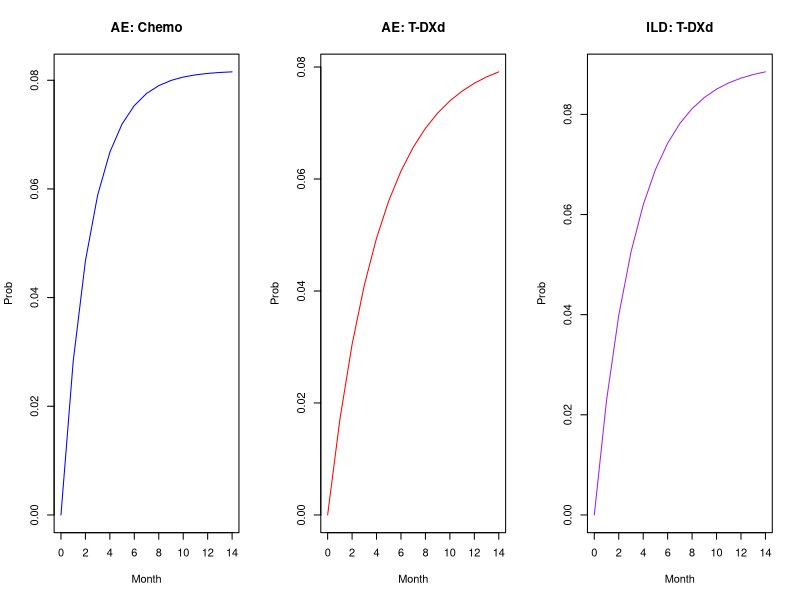

Write the R code that produced this figure.
# Authors: Created by Marcus Moen, MS and edited by James Dickersonm MD, MS.
# Oversight: Jeremy Goldhaber-Feibert, PhD and Fernando Alarid-Escobedo, PhD

# ---- Libraries and Options ----
options(scipen = 999)  # Avoid scientific notation
library(expm)          # Matrix exponentials
library(ggplot2)       # Plotting

#The target variables in line 161 are the values we are calibrating to. Change this if you want to change the calibration
#The sd corresponding to the targets is found at line 296

#Function for calculating the standard error of a survival curve given 
#number at risk, n_risk, number of deaths at each timestep, n_deaths, and the survival probabilities, surv_prob



# ---- Transition Matrix Generator ----

#' Generate Transition Matrices for 7-State Model
#' @param input_var Numeric vector of 9 parameters used in the model
#' @param calibrate Boolean, if TRUE uses fewer time steps for faster calibration
#' @return A list of two lists of transition matrices: one for chemo and one for T-DXd
transition_matrices_7state <- function(input_var, calibrate=T){
  # Extract rates and parameters from input
  r_pf2prog <- input_var[1]
  r_prog2death <- input_var[2]
  hr_pf2prog_chemo2tdxd <- input_var[3]
  gamma_chemo <- input_var[4]; alpha_chemo <- input_var[5]
  gamma_tdxd  <- input_var[6]; alpha_tdxd  <- input_var[7]
  gamma_ILD   <- input_var[8]; alpha_ILD   <- input_var[9]
  
  # Background mortality rates
  r_OC_death <- rep(c(0.000455117, 0.000667712, 0.000939403, 0.001487732, 0.002481213,
                      0.004368355, 0.008008381, 0.014505686, 0.024617632), each = 60)
  
  
  n <- if (calibrate) 40 else 121
  
  # Initialize vectors for AE and ILD rates
  Ft_chemo <- Ft_tdxd <- Ft_tdxd_ILD <- Ht_chemo <- Ht_tdxd <- Ht_tdxd_ILD <- c()
  r_AE <- r_AE_tdxd <- r_ILD <- r_ILD_tdxd <- c()
  
  for(t in 1:(n+1)){
    Ft_chemo <- append(Ft_chemo, alpha_chemo*(1-exp(-gamma_chemo*t)))
    Ft_tdxd <- append(Ft_tdxd, alpha_tdxd*(1-exp(-gamma_tdxd*t)))
    Ft_tdxd_ILD <- append(Ft_tdxd_ILD, alpha_ILD*(1-exp(-gamma_ILD*t)))
    
    Ht_chemo <- append(Ht_chemo, -log(1-Ft_chemo[t]))
    Ht_tdxd <- append(Ht_tdxd, -log(1-Ft_tdxd[t]))
    Ht_tdxd_ILD <- append(Ht_tdxd_ILD, -log(1-Ft_tdxd_ILD[t]))
    
    if(t > 1){
      r_AE <- append(r_AE, Ht_chemo[t]-Ht_chemo[t-1])
      r_AE_tdxd <- append(r_AE_tdxd, Ht_tdxd[t]-Ht_tdxd[t-1])
      r_ILD <- append(r_ILD, 0)
      r_ILD_tdxd <- append(r_ILD_tdxd, Ht_tdxd_ILD[t]-Ht_tdxd_ILD[t-1])
    }
  }
  
  
  # Hazard ratios for various transitions (may be modified later)
  hr_defaults <- rep(1, 7)
  names(hr_defaults) <- c("hr_pfAE2progAE", "hr_progAE2death", "hr_pfae2prog_chemo2tdxd",
                          "hr_pf2prog2death_chemo2tdxd", "hr_pfAE2progAE2death_chemo2tdxd",
                          "hr_pf2progILD_chemo2tdxd", "hr_pf2progILD2death_chemo2tdxd")
  
  
  with(as.list(hr_defaults), {
    # Adjusted rates for each treatment arm using hazard ratios
    r_pfAE2progAE <- r_pf2prog * hr_pfAE2progAE
    r_pf2progILD <- r_pf2prog * 0
    r_pf2progILD_death <- r_prog2death * 0
    r_progAE2death <- r_prog2death * hr_progAE2death
    
    r_pf2prog_tdxd <- r_pf2prog * hr_pf2prog_chemo2tdxd
    r_pfAE2progAE_tdxd <- r_pf2prog * hr_pfae2prog_chemo2tdxd
    r_prog2death_tdxd <- r_prog2death * hr_pf2prog2death_chemo2tdxd
    r_progAE2death_tdxd <- r_prog2death * hr_pfAE2progAE2death_chemo2tdxd
    r_pf2progILD_tdxd <- r_pf2prog * hr_pf2progILD_chemo2tdxd
    r_pf2progILD_death_tdxd <- r_prog2death * hr_pf2progILD2death_chemo2tdxd
    
    P_chemo <- list()
    P_tdxd <- list()
    
    for (t in 1:n) {
      # Generator matrix for chemo
      G_chemo <- matrix(c(
        -(r_pf2prog + r_OC_death[t] + r_AE[t] + r_ILD[t]), r_AE[t], r_ILD[t], r_pf2prog, 0, 0, r_OC_death[t],
        0, -(r_pfAE2progAE + r_OC_death[t]), 0, 0, r_pfAE2progAE, 0, r_OC_death[t],
        0, 0, -(r_pf2progILD + r_OC_death[t]), 0, 0, r_pf2progILD, r_OC_death[t],
        0, 0, 0, -(r_OC_death[t] + r_prog2death), 0, 0, r_OC_death[t] + r_prog2death,
        0, 0, 0, 0, -(r_OC_death[t] + r_progAE2death), 0, r_OC_death[t] + r_progAE2death,
        0, 0, 0, 0, 0, -(r_OC_death[t] + r_pf2progILD_death), r_OC_death[t] + r_pf2progILD_death,
        0, 0, 0, 0, 0, 0, 0),
        dimnames = list(c("PF", "PF_AE", "PF_ILD", "Prog", "Prog_AE", "Prog_ILD", "Death"),
                        c("PF", "PF_AE", "PF_ILD", "Prog", "Prog_AE", "Prog_ILD", "Death")),
        ncol = 7, byrow = TRUE)
      
      # Generator matrix for TDxd
      G_tdxd <- matrix(G_chemo, 
                       dimnames = list(c("PF", "PF_AE", "PF_ILD", "Prog", "Prog_AE", "Prog_ILD", "Death"),
                                       c("PF", "PF_AE", "PF_ILD", "Prog", "Prog_AE", "Prog_ILD", "Death")),
                       ncol = 7)
      G_tdxd[1, ] <- c(-(r_pf2prog_tdxd + r_OC_death[t] + r_AE_tdxd[t] + r_ILD_tdxd[t]), r_AE_tdxd[t], r_ILD_tdxd[t], r_pf2prog_tdxd, 0, 0, r_OC_death[t])
      G_tdxd[2, ] <- c(0, -(r_pfAE2progAE_tdxd + r_OC_death[t]), 0, 0, r_pfAE2progAE_tdxd, 0, r_OC_death[t])
      G_tdxd[3, ] <- c(0, 0, -(r_pf2progILD_tdxd + r_OC_death[t]), 0, 0, r_pf2progILD_tdxd, r_OC_death[t])
      G_tdxd[4, 4:7] <- c(-(r_OC_death[t] + r_prog2death_tdxd), 0, 0, r_OC_death[t] + r_prog2death_tdxd)
      G_tdxd[5, 5:7] <- c(-(r_OC_death[t] + r_progAE2death_tdxd), 0, r_OC_death[t] + r_progAE2death_tdxd)
      G_tdxd[6, 6:7] <- c(-(r_OC_death[t] + r_pf2progILD_death_tdxd), r_OC_death[t] + r_pf2progILD_death_tdxd)
      
      P_chemo[[t]] <- expm(G_chemo)
      P_tdxd[[t]] <- expm(G_tdxd)
    }
    
    return(list(P_chemo = P_chemo, P_tdxd = P_tdxd))
  })
}




# ---- Evaluation Function ----

#' Evaluate Parameter Fit to Target Values
#'
#' @param input_var Vector of model parameters (same 9 values as above)
#' @param target_var Named vector of calibration targets (median OS, PFS, AE rates)
#' @return Negative log-likelihood value for optimization
#' 
eval_variables_7state <- function(input_var, target_var = c(median_os_chemo = 16.8, 
                                                            median_pf_chemo = 5.1, 
                                                            median_os_tdxd = 23.4, 
                                                            median_pf_tdxd = 9.9, 
                                                            target_ae_tdxd_chemo = 0.081, 
                                                            target_ae_tdxd = 0.0757, 
                                                            target_ild_tdxd = 0.0863)){
  
  
  matrix_list <- transition_matrices_7state(input_var)
  A_chemo_list <- matrix_list$P_chemo
  A_tdxd_list <- matrix_list$P_tdxd
  
  
  
  # Initialize survival vectors
  s0_chemo <- s0_tdxd <- c(1, 0, 0, 0, 0, 0, 0)
  km_os_chemo <- km_pf_chemo <- km_os_tdxd <- km_pf_tdxd <- c()
  ae_chemo <- ae_tdxd <- ild_tdxd <- c(0)
  
  # Initialize at time 0
  km_os_chemo[1] <- sum(s0_chemo[c(1, 4)])
  km_pf_chemo[1] <- s0_chemo[1]
  km_os_tdxd[1] <- sum(s0_tdxd[c(1, 4)])
  km_pf_tdxd[1] <- s0_tdxd[1]
  
  n_cycles <- 30
  
  for (t in 1:n_cycles) {
    A_chemo <- A_chemo_list[[t]]
    A_tdxd <- A_tdxd_list[[t]]
    s1_chemo <- s0_chemo %*% A_chemo
    s1_tdxd <- s0_tdxd %*% A_tdxd
    
    km_os_chemo[t + 1] <- km_os_chemo[t] * sum(s1_chemo[c(1, 4)]) /
      (sum(s1_chemo[c(1, 4)]) + s0_chemo[1]*A_chemo[1,7] + s0_chemo[4]*A_chemo[4,7])
    km_pf_chemo[t + 1] <- km_pf_chemo[t] * s1_chemo[1] /
      (s1_chemo[1] + s0_chemo[1]*(A_chemo[1,4] + A_chemo[1,7]))
    
    km_os_tdxd[t + 1] <- km_os_tdxd[t] * sum(s1_tdxd[c(1, 4)]) /
      (sum(s1_tdxd[c(1, 4)]) + s0_tdxd[1]*A_tdxd[1,7] + s0_tdxd[4]*A_tdxd[4,7])
    km_pf_tdxd[t + 1] <- km_pf_tdxd[t] * s1_tdxd[1] /
      (s1_tdxd[1] + s0_tdxd[1]*(A_tdxd[1,4] + A_tdxd[1,7]))
    
    ae_chemo[t + 1] <- ae_chemo[t] + s0_chemo[1] * A_chemo[1,2]
    ae_tdxd[t + 1] <- ae_tdxd[t] + s0_tdxd[1] * A_tdxd[1,2]
    ild_tdxd[t + 1] <- ild_tdxd[t] + s0_tdxd[1] * A_tdxd[1,3]
    
    s0_chemo <- s1_chemo
    s0_tdxd <- s1_tdxd
  }
  
  # Extract model outputs
  model_targets <- c(
    which(km_os_chemo < 0.5)[1] - 1,
    which(km_pf_chemo < 0.5)[1] - 1,
    which(km_os_tdxd < 0.5)[1] - 1,
    which(km_pf_tdxd < 0.5)[1] - 1,
    ae_chemo[12], ae_tdxd[12], ild_tdxd[12]
  )
  
  # Target standard deviations
  v_target_sd <- c(1.4, 0.66, 1.22, 0.59, 0.0203, 0.0189, 0.0216)
  
  # Negative log-likelihood for optimizer
  -sum(dnorm(x = target_var, mean = model_targets, sd = v_target_sd, log = TRUE))
}




#Find the optimal values (Here we could do a wider search for starting values since we might have missed the global optimum.)
fit_out <- optim(c(0.15, 0.08, 0.5, 0.2, 0.2, 0.2, 0.2, 0.2, 0.2), 
                 eval_variables_7state,
                 hessian = T)

m_cov <- solve(fit_out$hessian)
m_cor <- cov2cor(m_cov)
v_se <- sqrt(diag(m_cov))

#Extract the optimal values for our three variables
opt_var <- fit_out$par

opt_var


# ---- Optimization Wrapper ----

#' Fit Optimal Parameters to Match Target Outcomes
#' @param target Named vector of target summary statistics (optional)
#' @return Vector of optimal parameters
find_opt_var_7state <- function(target = c(median_os_chemo = 16.8, 
                                           median_pf_chemo = 5.1, 
                                           median_os_tdxd = 23.4, 
                                           median_pf_tdxd = 9.9, 
                                           target_ae_tdxd_chemo = 0.081, 
                                           target_ae_tdxd = 0.0757, 
                                           target_ild_tdxd = 0.0863)){
  fit_out <- optim(c(0.15, 0.08, 0.5, 0.2, 0.2, 0.2, 0.2, 0.2, 0.2),
                   eval_variables_7state,
                   target_var = target)
  opt_var <- fit_out$par
  
  return(opt_var)
}



#Find the optimal transition matrices
tm <- transition_matrices_7state(opt_var, calibrate = F)







# ---- Validation Plot Function ----

#' Plot Modeled vs. Observed KM Curves for OS and PFS
#'
#' Compares survival curves simulated from transition matrices with observed Kaplan-Meier curves.
#' Useful for visually assessing model calibration.
#'
#' @param input_var A numeric vector of 9 model parameters
plot_function <- function(input_var) {
  matrix_list <- transition_matrices_7state(input_var)
  A_chemo_list <- matrix_list$P_chemo
  A_tdxd_list <- matrix_list$P_tdxd
  
  # Observed KM curves (trimmed)
  km_os_chemo <- c(1, 0.986, 0.981, 0.957, 0.94, 0.927, 0.884, 0.841, 0.793, 0.738, 0.712, 0.683, 0.669, 0.634)
  km_pf_chemo <- c(1, 0.983, 0.756, 0.62, 0.603, 0.501, 0.439, 0.398, 0.34, 0.277, 0.268, 0.226, 0.217, 0.185)
  km_os_tdxd  <- c(1, 0.992, 0.985, 0.967, 0.958, 0.939, 0.928, 0.899, 0.87, 0.857, 0.829, 0.815, 0.793, 0.774)
  km_pf_tdxd  <- c(1, 0.988, 0.896, 0.82, 0.809, 0.765, 0.681, 0.633, 0.592, 0.554, 0.491, 0.457, 0.422, 0.386)
  
  # Initialize vectors for modeled survival
  s0_chemo <- s0_tdxd <- c(1, 0, 0, 0, 0, 0, 0)
  km_os_chemo_model <- km_pf_chemo_model <- km_os_tdxd_model <- km_pf_tdxd_model <- c()
  ae_test_chemo <- ae_test_tdxd <- ae_test_ild <- c(0)
  
  km_os_chemo_model[1] <- sum(s0_chemo[c(1, 4)])
  km_pf_chemo_model[1] <- s0_chemo[1]
  km_os_tdxd_model[1] <- sum(s0_tdxd[c(1, 4)])
  km_pf_tdxd_model[1] <- s0_tdxd[1]
  
  n <- length(km_os_chemo)
  
  for (t in 1:n) {
    A_chemo <- A_chemo_list[[t]]
    A_tdxd  <- A_tdxd_list[[t]]
    s1_chemo <- s0_chemo %*% A_chemo
    s1_tdxd  <- s0_tdxd %*% A_tdxd
    
    km_os_chemo_model[t + 1] <- km_os_chemo_model[t] * sum(s1_chemo[c(1, 4)]) /
      (sum(s1_chemo[c(1, 4)]) + s0_chemo[1]*A_chemo[1, 7] + s0_chemo[4]*A_chemo[4, 7])
    km_pf_chemo_model[t + 1] <- km_pf_chemo_model[t] * s1_chemo[1] /
      (s1_chemo[1] + s0_chemo[1]*(A_chemo[1, 4] + A_chemo[1, 7]))
    
    km_os_tdxd_model[t + 1] <- km_os_tdxd_model[t] * sum(s1_tdxd[c(1, 4)]) /
      (sum(s1_tdxd[c(1, 4)]) + s0_tdxd[1]*A_tdxd[1, 7] + s0_tdxd[4]*A_tdxd[4, 7])
    km_pf_tdxd_model[t + 1] <- km_pf_tdxd_model[t] * s1_tdxd[1] /
      (s1_tdxd[1] + s0_tdxd[1]*(A_tdxd[1, 4] + A_tdxd[1, 7]))
    
    ae_test_chemo[t + 1] <- ae_test_chemo[t] + s0_chemo[1]*A_chemo[1, 2]
    ae_test_tdxd[t + 1]  <- ae_test_tdxd[t] + s0_tdxd[1]*A_tdxd[1, 2]
    ae_test_ild[t + 1]   <- ae_test_ild[t] + s0_tdxd[1]*A_tdxd[1, 3]
    
    s0_chemo <- s1_chemo
    s0_tdxd <- s1_tdxd
  }
  
  # Plot AE accumulation
  time <- 0:(length(ae_test_chemo) - 1)
  par(mfrow = c(1, 3))
  plot(time, ae_test_chemo, type = "l", col = "blue", main = "AE: Chemo", xlab = "Month", ylab = "Prob")
  plot(time, ae_test_tdxd, type = "l", col = "red", main = "AE: T-DXd", xlab = "Month", ylab = "Prob")
  plot(time, ae_test_ild, type = "l", col = "purple", main = "ILD: T-DXd", xlab = "Month", ylab = "Prob")
}



plot_function(opt_var)
